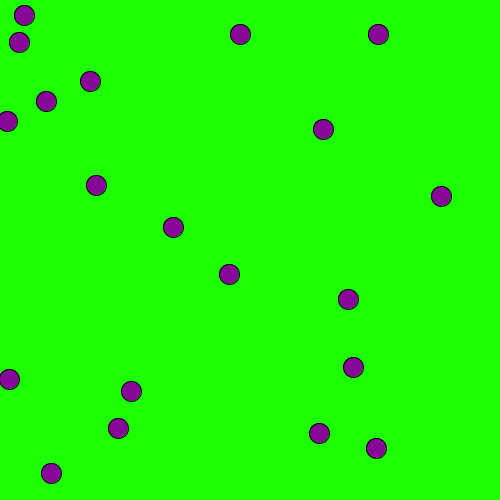
Frame 1 (no input)
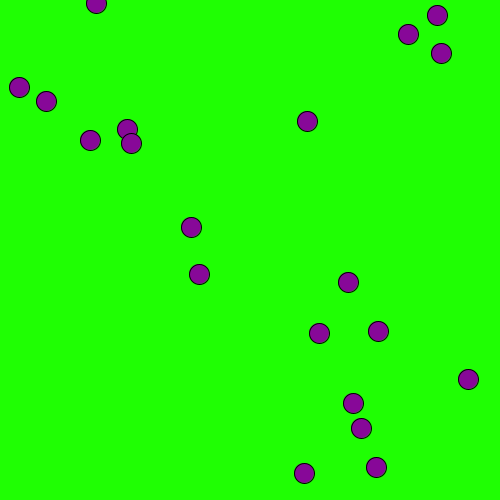
Frame 60 (the mouse pressed at the canvas centre just before this capture)
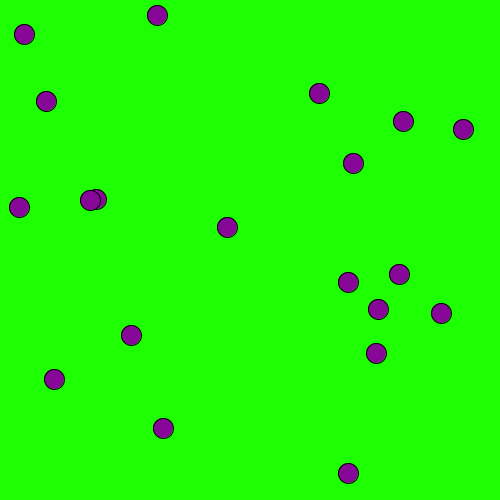
Frame 120 (the mouse held since frame 60 and released just before this capture)

The Processing sketch that drew these frames (run headless with seeded random() and noise(); from frame 60 on, the mouse is pressed at the canvas centre):

// Processing sketch: processing_97170
// ── processing_97170.pde

//CHRIS PRO HOMEWORK 11.2

//placing my arrays using a new made class
Balls [] ballsX = new Balls[10];
Balls [] ballsY = new Balls[10];

void setup() {
 size (500, 500);
 //setting my number of arrays and what i decided to edit in my new made class
for (int i = 0; i < ballsX.length; i = i + 1){
  ballsX[i] = new Balls( int(random(0,500)), int(random(0,500)), int(random(0,30)));
}
for (int i = 0; i < ballsY.length; i = i +1){
  ballsY[i] = new Balls( int(random(0,500)), int(random(0,500)), int(random(0,30)));
}
}

void draw(){
 background(31, 255, 3);
 //setting my number of arraws and what functions placed in my class i chose to include
for (int i = 0; i < ballsX.length; i = i + 1){
 ballsX[i].display();
 ballsX[i].moveX();
 ballsX[i].bounceX();
}
for (int i = 0; i < ballsY.length; i = i + 1){
 ballsY[i].display();
 ballsY[i].moveY();
 ballsY[i].bounceY();
}
 
}

// my class name and the data variables
class Balls{
int x;
int y;
int speed;

//Initialize my data variables
Balls(int tempX, int tempY, int tempSpeed) {
x = tempX;
y = tempY;
speed = tempSpeed;
}

//my functions that tell my class what to do 
void display(){
  fill(135, 8, 152);
 ellipse(x, y, 20, 20); 
}

void moveX(){ 
x = x + speed;
}

void moveY(){ 
y = y + speed;
}

void bounceX(){
  if ((x > width) || (x < 0)) {
   speed = speed * -1;
}}

void bounceY (){
 if ((y > height) || (y < 0)) {
   speed = speed * -1; 
}}

}
